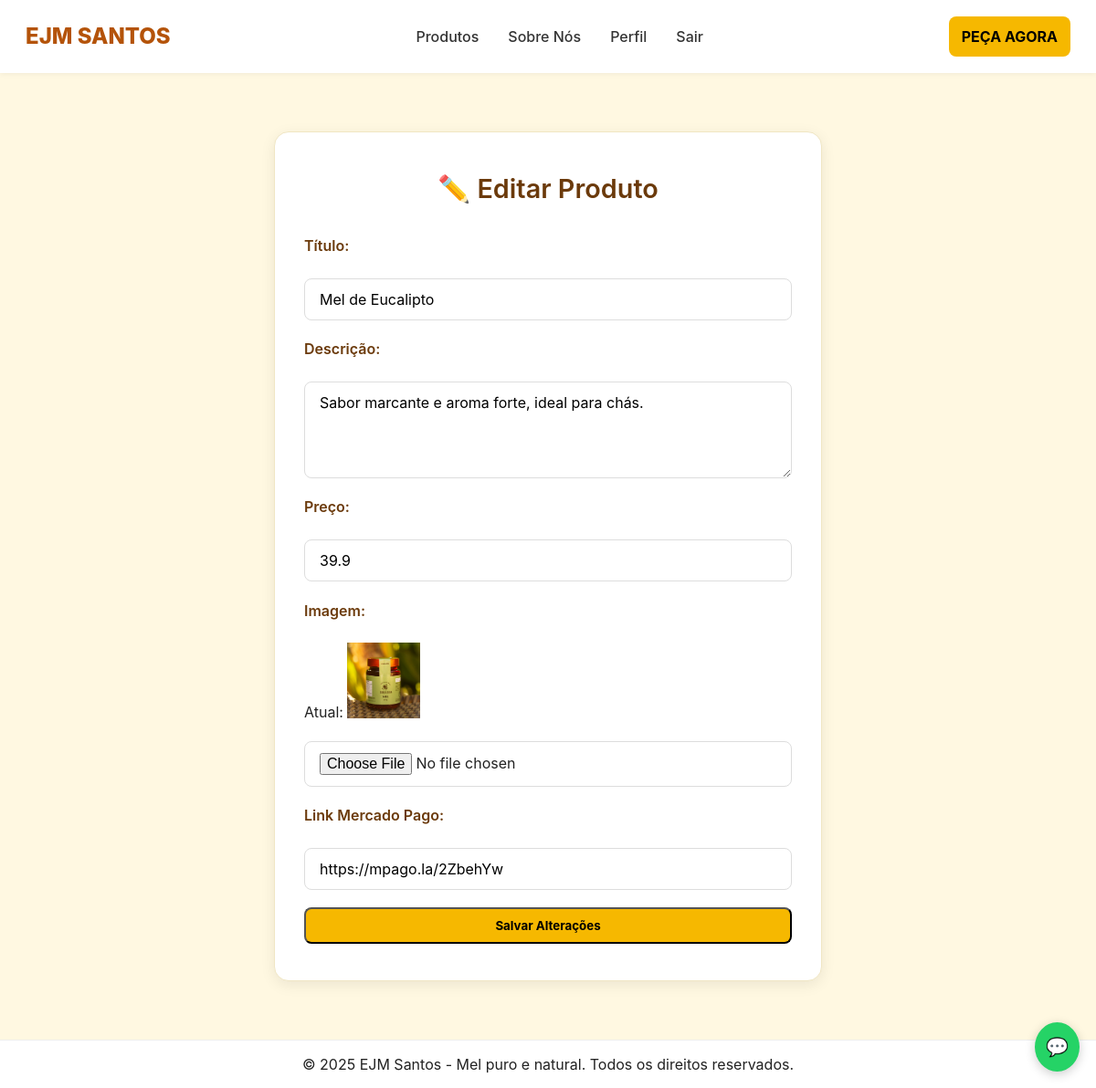
/admin/editar/2 (signed in), run on the app's committed database.
### app.py (models this page shows)
class Product(db.Model):
    id = db.Column(db.Integer, primary_key=True)
    titulo = db.Column(db.String(120), nullable=False)
    descricao = db.Column(db.Text)
    preco = db.Column(db.Float, nullable=False)
    imagem = db.Column(db.String(256))
    mercado_pago_link = db.Column(db.String(400))

### app.py (the view, shortened to what this page needs)
@app.route("/admin/editar/<int:pid>", methods=["GET", "POST"])
@admin_required
def admin_editar_produto(pid):
    p = Product.query.get_or_404(pid)
    return render_template("admin_editar.html", produto=p)

### app.py (called while the page is built)
def admin_required(f):
    @wraps(f)
    def decorated(*args, **kwargs):
        user_id = session.get("user_id")
        if not user_id:
            return redirect("/login")
        user = User.query.get(user_id)
        if not user or not user.is_admin:
            return render_template("erro.html", mensagem="Acesso negado: apenas administradores.")
        return f(*args, **kwargs)
    return decorated

@app.after_request
def add_header(response):
    response.headers["Cache-Control"] = "no-store"
    return response

### templates/admin_editar.html
{% extends "base.html" %}
{% block content %}
<section class="admin-form">
  <div class="admin-form-box">
    <h2>✏️ Editar Produto</h2>
    <form method="POST" enctype="multipart/form-data">
      <label>Título:</label>
      <input type="text" name="titulo" value="{{ produto.titulo }}" required>
      <label>Descrição:</label>
      <textarea name="descricao" rows="4">{{ produto.descricao }}</textarea>
      <label>Preço:</label>
      <input type="number" name="preco" step="0.01" value="{{ produto.preco }}" required>
      <label>Imagem:</label>
      {% if produto.imagem %}
        <p>Atual: <img src="/static/{{ produto.imagem }}" alt="{{ produto.titulo }}" width="80"></p>
      {% endif %}
      <input type="file" name="imagem">
      <label>Link Mercado Pago:</label>
      <input type="url" name="mercado_pago_link" value="{{ produto.mercado_pago_link }}">
      <button type="submit" class="botao-topo">Salvar Alterações</button>
    </form>
  </div>
</section>
{% endblock %}

### static/css/style.css (style rules this page uses)
* { box-sizing:border-box;margin:0;padding:0;font-family:Inter, "Poppins", sans-serif }
body { background:#fff;color:#222;line-height:1.5;min-height:100vh;display:flex;flex-direction:column }
.botao-topo { background:#f6b800;color:#000;padding:10px 14px;border-radius:8px;font-weight:700 }
section { padding:20px 0 }
.botao-topo { background: #f6b800; color: #000; padding: 10px 14px; border-radius: 8px; font-weight: 700; transition: background 0.2s; }
.admin-form { display: flex; justify-content: center; align-items: center; padding: 4rem 1rem; background: #FFF8E1; min-height: 90vh; }
.admin-form-box { background: #fff; border-radius: 16px; padding: 2.5rem 2rem; width: 100%; max-width: 600px; box-shadow: 0 4px 16px rgba(0, 0, 0, 0.08); border: 1px solid #f0e6c3; }
.admin-form-box h2 { text-align: center; color: #6B3A0B; margin-bottom: 1.8rem; font-size: 1.8rem; font-weight: 600; }
.admin-form-box form { display: flex; flex-direction: column; gap: 1.2rem; }
.admin-form-box label { font-weight: 600; color: #6B3A0B; margin-bottom: 0.3rem; }
.admin-form-box input[type="text"], .admin-form-box input[type="number"], .admin-form-box input[type="url"], .admin-form-box input[type="file"], .admin-form-box textarea { width: 100%; padding: 0.75rem 1rem; border-radius: 8px; border: 1px solid #ddd; font-size: 1rem; transition: border 0.3s, box-shadow 0.3s; }

### data on the page
Product: titulo "Mel de Eucalipto", descricao "Sabor marcante e aroma forte, ideal para chás.", preco "39.9", imagem (picture), mercado_pago_link "https://mpago.la/2ZbehYw"
